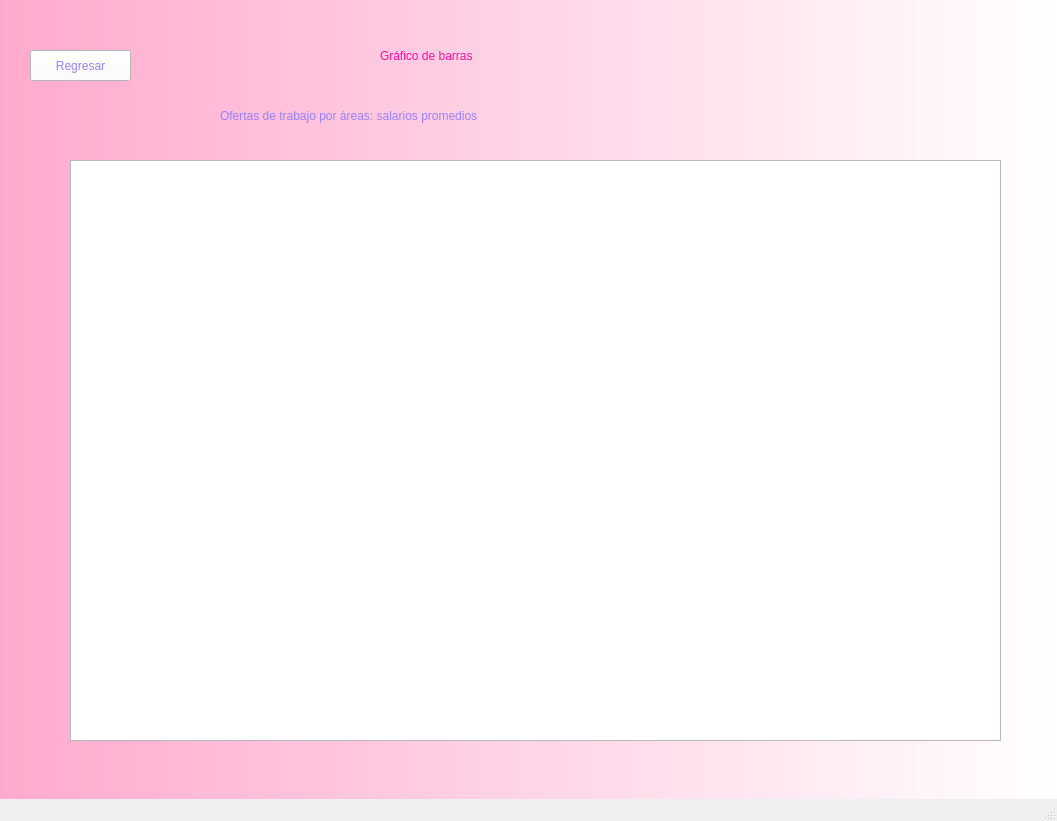
<?xml version="1.0" encoding="UTF-8"?>
<ui version="4.0">
 <class>MainWindow</class>
 <widget class="QMainWindow" name="MainWindow">
  <property name="geometry">
   <rect>
    <x>0</x>
    <y>0</y>
    <width>1057</width>
    <height>821</height>
   </rect>
  </property>
  <property name="minimumSize">
   <size>
    <width>1057</width>
    <height>821</height>
   </size>
  </property>
  <property name="maximumSize">
   <size>
    <width>1057</width>
    <height>821</height>
   </size>
  </property>
  <property name="windowTitle">
   <string>MainWindow</string>
  </property>
  <property name="styleSheet">
   <string notr="true">QWidget#centralwidget{
background-color: qlineargradient(spread:pad, x1:0, y1:0, x2:1, y2:0, stop:0 rgba(255, 170, 206, 255), stop:1 rgba(255, 255, 255, 255));
}</string>
  </property>
  <widget class="QWidget" name="centralwidget">
   <widget class="QLabel" name="label">
    <property name="geometry">
     <rect>
      <x>380</x>
      <y>20</y>
      <width>311</width>
      <height>71</height>
     </rect>
    </property>
    <property name="styleSheet">
     <string notr="true">color: rgb(255, 15, 159);
font: 75 23pt &quot;Comic Sans MS&quot;;
</string>
    </property>
    <property name="text">
     <string>Gráfico de barras</string>
    </property>
   </widget>
   <widget class="QPushButton" name="pushButton_3">
    <property name="geometry">
     <rect>
      <x>30</x>
      <y>50</y>
      <width>101</width>
      <height>31</height>
     </rect>
    </property>
    <property name="styleSheet">
     <string notr="true">background-color: rgb(255, 255, 255);
color: rgb(150, 129, 255);
font: 60 12pt &quot;Rockwell&quot;;
border-color: rgb(180, 126, 255);</string>
    </property>
    <property name="text">
     <string>Regresar</string>
    </property>
   </widget>
   <widget class="QLabel" name="label_2">
    <property name="geometry">
     <rect>
      <x>220</x>
      <y>80</y>
      <width>621</width>
      <height>71</height>
     </rect>
    </property>
    <property name="styleSheet">
     <string notr="true">color:rgb(150, 129, 255);
font: 75 16pt &quot;Comic Sans MS&quot;;
</string>
    </property>
    <property name="text">
     <string>Ofertas de trabajo por áreas: salarios promedios</string>
    </property>
   </widget>
   <widget class="QGraphicsView" name="graphicsView">
    <property name="geometry">
     <rect>
      <x>70</x>
      <y>160</y>
      <width>931</width>
      <height>581</height>
     </rect>
    </property>
   </widget>
  </widget>
  <widget class="QMenuBar" name="menubar">
   <property name="geometry">
    <rect>
     <x>0</x>
     <y>0</y>
     <width>1057</width>
     <height>26</height>
    </rect>
   </property>
  </widget>
  <widget class="QStatusBar" name="statusbar"/>
 </widget>
 <resources/>
 <connections/>
</ui>
